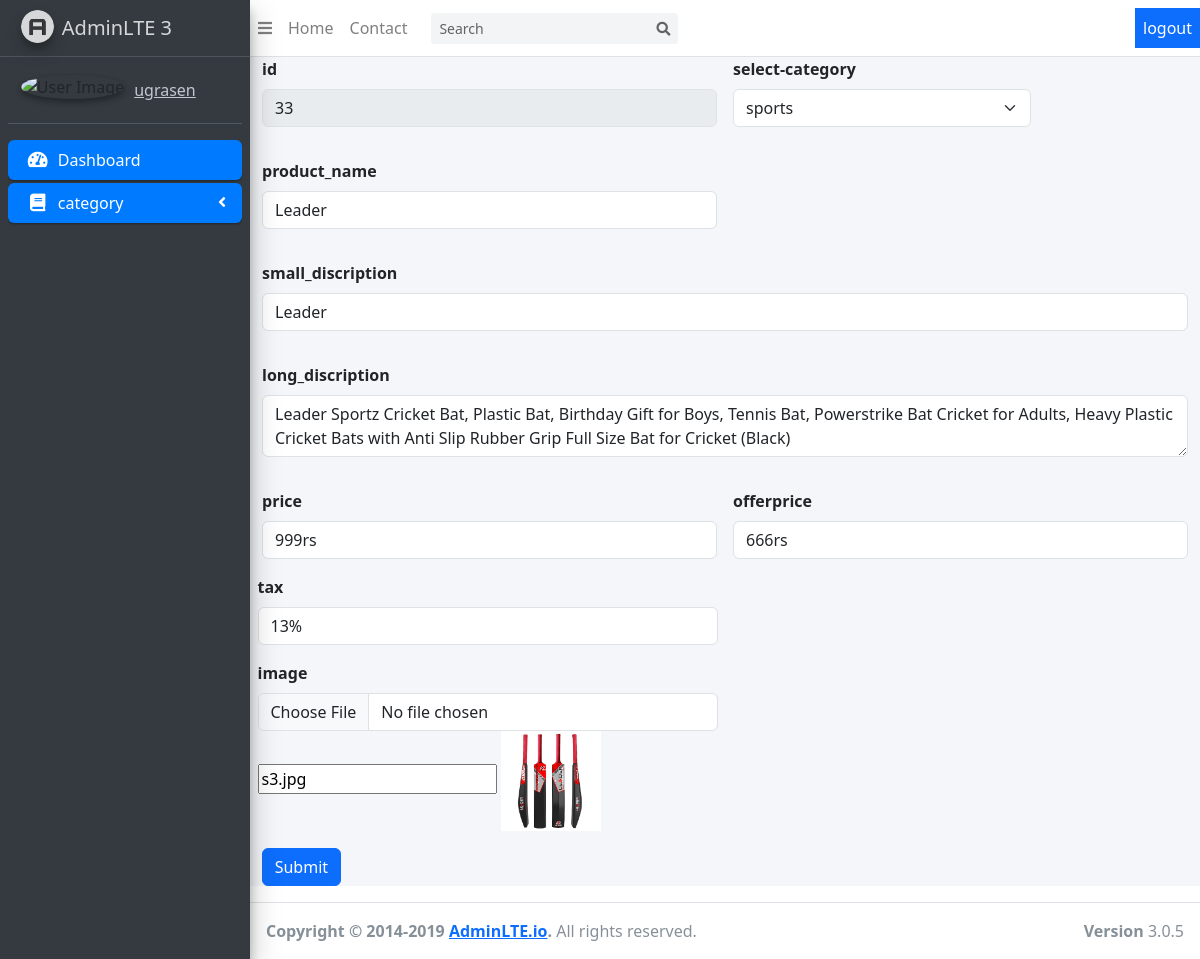
Screenshot of /editcategory.php?id=33 (signed in) with the database file from the repository.
### tables this page shows
CREATE TABLE `category` (
  `id` int(11) NOT NULL,
  `select_category` text NOT NULL,
  `product_name` varchar(50) NOT NULL,
  `small_discription` mediumtext NOT NULL,
  `long_discription` longtext NOT NULL,
  `price` varchar(8) NOT NULL,
  `offerprice` varchar(8) NOT NULL,
  `tax` varchar(4) NOT NULL,
  `image` varchar(255) NOT NULL,
  `created_at` timestamp NOT NULL DEFAULT current_timestamp()
);

### editcategory.php (the view, shortened to what this page needs)
<?php
include("includes/header.php");
include("includes/topbar.php");
include("includes/conn/conn.php");
?>
<aside class="main-sidebar sidebar-dark-primary elevation-4">
    <a href="#" class="brand-link">
      <img src="assets/dist/img/AdminLTELogo.png" alt="AdminLTE Logo" class="brand-image img-circle elevation-3"
           style="opacity: .8">
      <span class="brand-text font-weight-light">AdminLTE 3</span>
    </a>
    <div class="sidebar">
      <div class="user-panel mt-3 pb-3 mb-3 d-flex">
        <div class="image">
          <img src="logo.jpg" class="img-circle elevation-2" alt="User Image">
        </div>
        <div class="info">
          <a href="#" class="d-block">ugrasen</a>
        </div>
      </div>
      <nav class="mt-2">
        <ul class="nav nav-pills nav-sidebar flex-column" data-widget="treeview" role="menu" data-accordion="false">
          <li class="nav-item">
            <a href="#" class="nav-link active">
              <i class="nav-icon fas fa-tachometer-alt"></i>
              <p>
                Dashboard
              </p>
            </a>
          </li>
          <li class="nav-item has-treeview meenu-open">
            <a href="#" class="nav-link active">
              <i class="nav-icon fas fa-book"></i>
              <p>
                category
                <i class="right fas fa-angle-left"></i>
              </p>
            </a>
          </li>
      </nav>
    </div>
  </aside>
<div class="content-wrapper">
    <div class="container">
        <?php
        $id=$_GET['id'];
        $query="SELECT * from `category` where `id`='$id'";
        $queryrun=mysqli_query($conn,$query);
        $result=mysqli_fetch_assoc($queryrun);
        $id=$result['id'];
        $sc=$result['select_category'];
        $name=$result['product_name'];
        $sd=$result['small_discription'];
        $ld=$result['long_discription'];
        $price=$result['price'];
        $offerprice=$result['offerprice'];
        $tax=$result['tax'];
        $image=$result['image'];
        ?>
                <form class="row g-3" action="editcode.php" method="POST" enctype="multipart/form-data">
                    <div class="col-md-6 form-group pl-2">
                        <label for="id" class="form-label">id</label>
                        <input type="text"  class="form-control" name="id" readonly value= <?php echo $id  ?>>
                    </div>
                    <div class="col-md-4">
                        <label for="select_category" class="form-label">select-category</label>
                        <select id="select_category" class="form-select" name="category">
                        <option><?php echo $sc;?></option>
                        </select>
                    </div>
                    <div class="col-md-6 form-group pl-2">
                        <label for="product_name" class="form-label">product_name</label>
                        <input type="text" class="form-control" name="product_name" value= <?php echo $name  ?>>
                    </div>
                    <div class="col-12 form-group">
                        <label for="small_discription" class="form-label">small_discription</label>
                        <input type="text" class="form-control" name="small_discription" value= <?php echo $sd  ?> >
                    </div>
                    <div class="col-12 form-group">
                        <label for="long_discription" class="form-label">long_discription</label>
                        <textarea class="form-control" id="long_discription" name="long_discription" ><?php echo $ld  ?></textarea>
                    </div>
                    <div class="col-md-6 form-group">
                        <label for="price" class="form-label">price</label>
                        <input type="text" class="form-control" name="price" value= <?php echo $price  ?> >
                    </div>
                    <di class="col-md-6 form-group">
                        <label for="offerprice" class="form-label">offerprice</label>
                        <input type="text" class="form-control" name="offerprice" value= <?php echo $offerprice  ?> >
                    </div>
                    <div class="col-md-6 form-group">
                        <label for="tax" class="form-label">tax</label>
                        <input type="text" class="form-control" name="tax" value= <?php echo $tax  ?>>
                    </div>
                    <div class="col-md-6 form-group">
                        <label for="image" class="form-label">image</label>
                        <input type="file" class="form-control" name="image">
                        <input type="text" name="oldimg" value=<?php echo $image  ?>>
                        <img src="<?php echo "image/$image" ?>"  width="100px" height="100px" alt="image">
                    </div>
                    <div class="col-md-6 form-group">
                        <input type="submit" name="update" id="update" class="btn btn-primary">
                    </div>
    </div>
</div>
<?php
include("includes/footer.php");
?>

### rows the page displays
category: id "33", category "sports", long_discription "Leader Sportz Cricket Bat, Plastic Bat, Birthday Gift for Boys, Tennis Bat, Powerstrike Bat Cricket for Adults, Heavy Plastic Cricket Bats with Anti Slip Rubber Grip Full Size Bat for Cricket (Black)", price "999rs", offerprice "666rs", tax "13%", oldimg "s3.jpg", image (picture)
